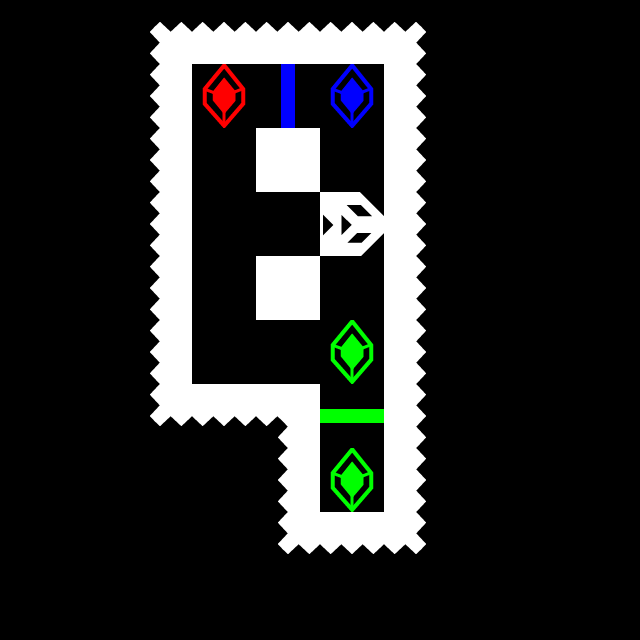

A 2D game scene composited from a Tiled map and its tileset images. What follows is a short description and the map's XML, with every tile layer's data as written:
An orthogonal 10x10 tile map with 64x64 px tiles, 2 tile layers (tiles, entities).

<map version="1.2" tiledversion="1.3.2" orientation="orthogonal" renderorder="right-down" compressionlevel="0" width="10" height="10" tilewidth="64" tileheight="64" infinite="0" nextlayerid="4" nextobjectid="1">
 <editorsettings>
  <export target="dead end.lua" format="lua" />
 </editorsettings>
 <tileset firstgid="1" source="tilesets/tiles.tsx" />
 <layer id="2" name="tiles" width="10" height="10">
  <data encoding="csv">
0,0,6,7,7,7,8,0,0,0,
0,0,16,0,12,0,18,0,0,0,
0,0,16,0,17,0,18,0,0,0,
0,0,16,0,0,0,18,0,0,0,
0,0,16,0,17,0,18,0,0,0,
0,0,16,0,0,0,18,0,0,0,
0,0,26,27,10,1,18,0,0,0,
0,0,0,0,16,0,18,0,0,0,
0,0,0,0,26,27,28,0,0,0,
0,0,0,0,0,0,0,0,0,0
</data>
 </layer>
 <layer id="3" name="entities" width="10" height="10">
  <data encoding="csv">
0,0,0,0,0,0,0,0,0,0,
0,0,0,23,0,22,0,0,0,0,
0,0,0,0,0,0,0,0,0,0,
0,0,0,0,0,15,0,0,0,0,
0,0,0,0,0,0,0,0,0,0,
0,0,0,0,0,21,0,0,0,0,
0,0,0,0,0,0,0,0,0,0,
0,0,0,0,0,21,0,0,0,0,
0,0,0,0,0,0,0,0,0,0,
0,0,0,0,0,0,0,0,0,0
</data>
 </layer>
</map>
